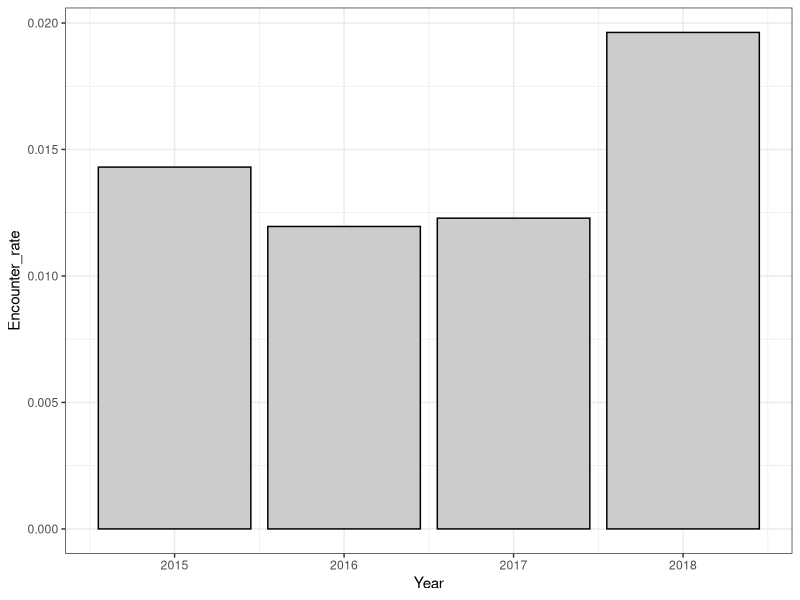
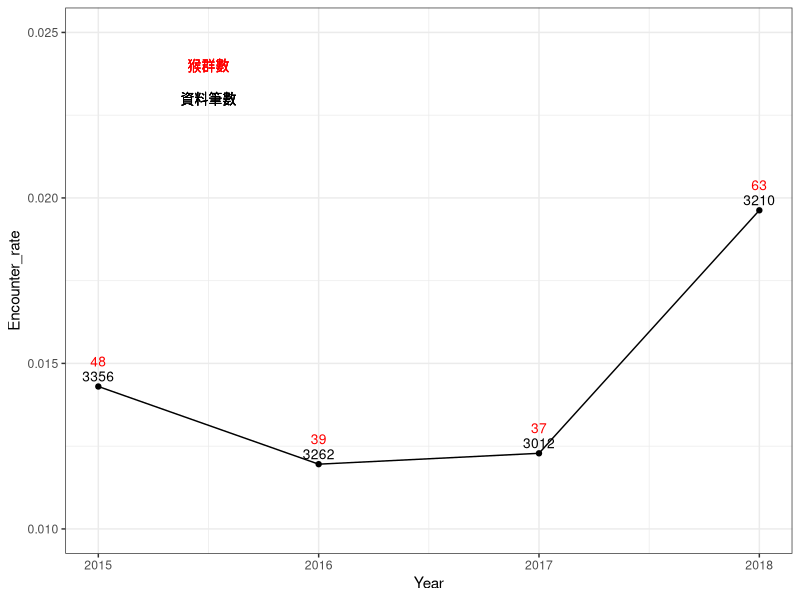
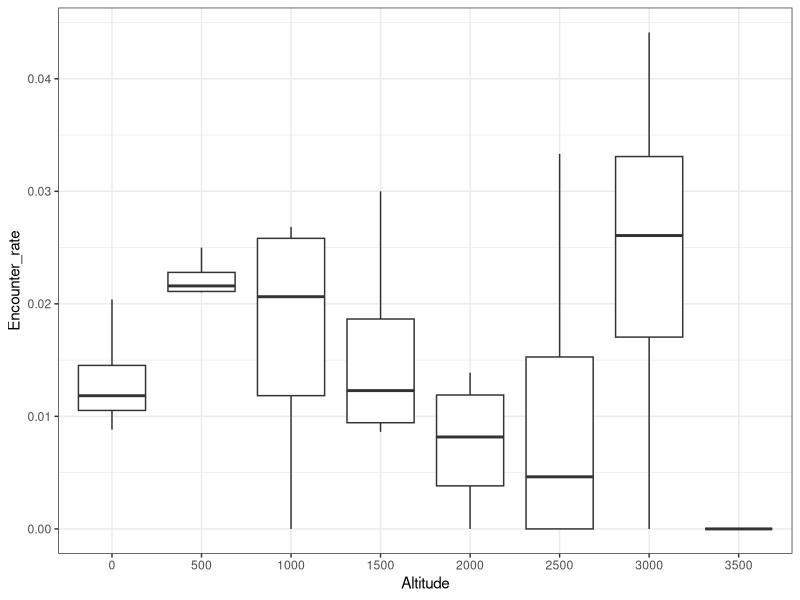
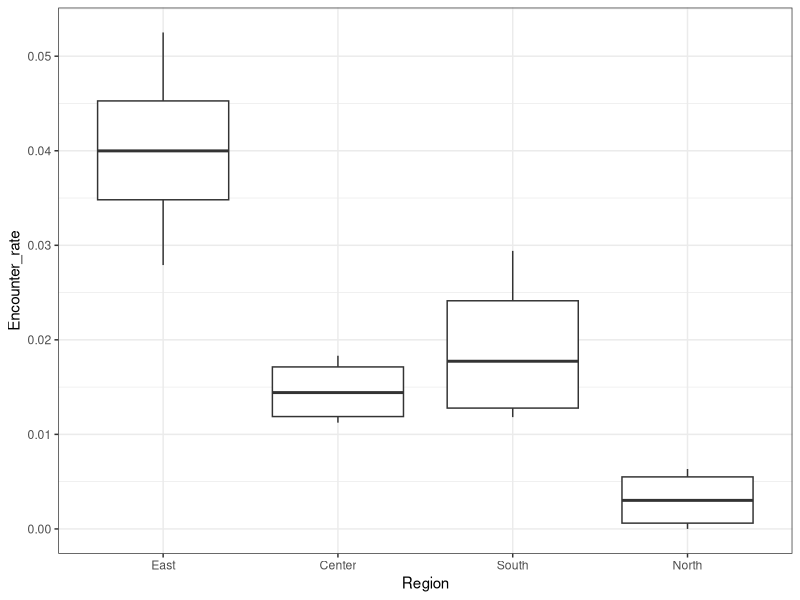
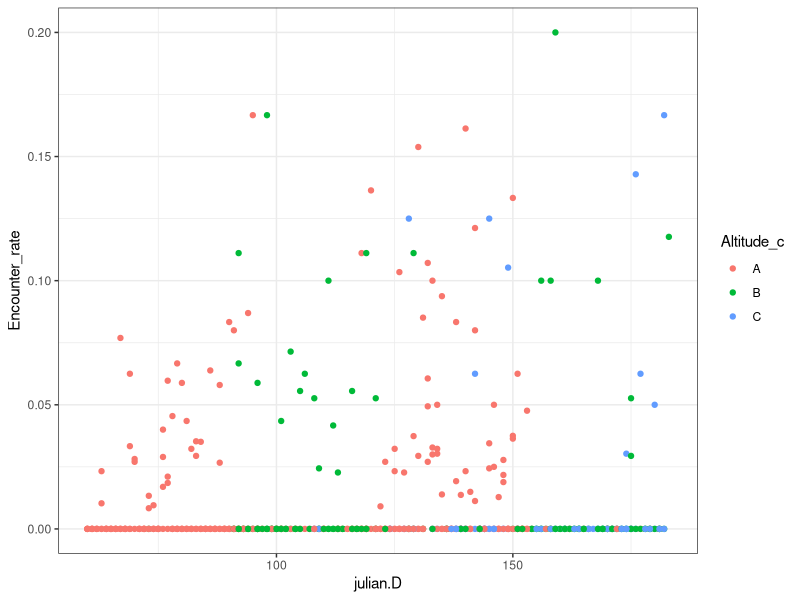
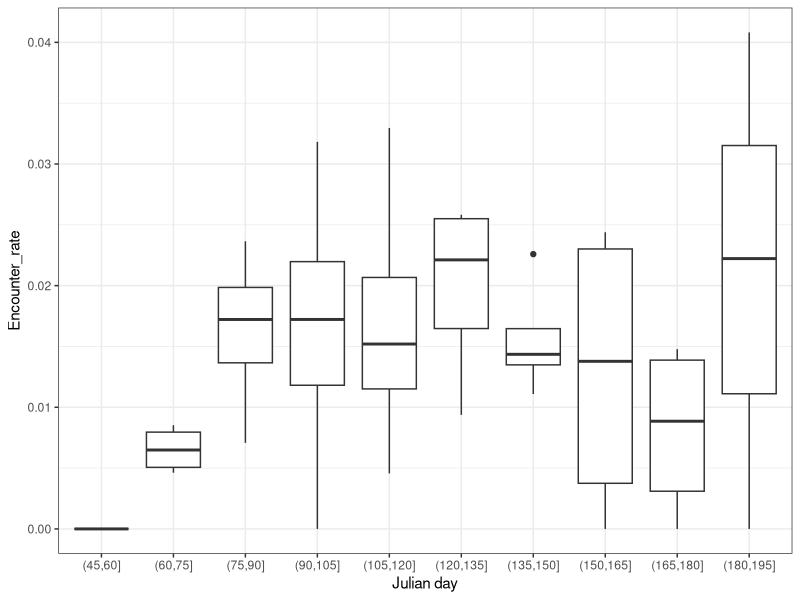
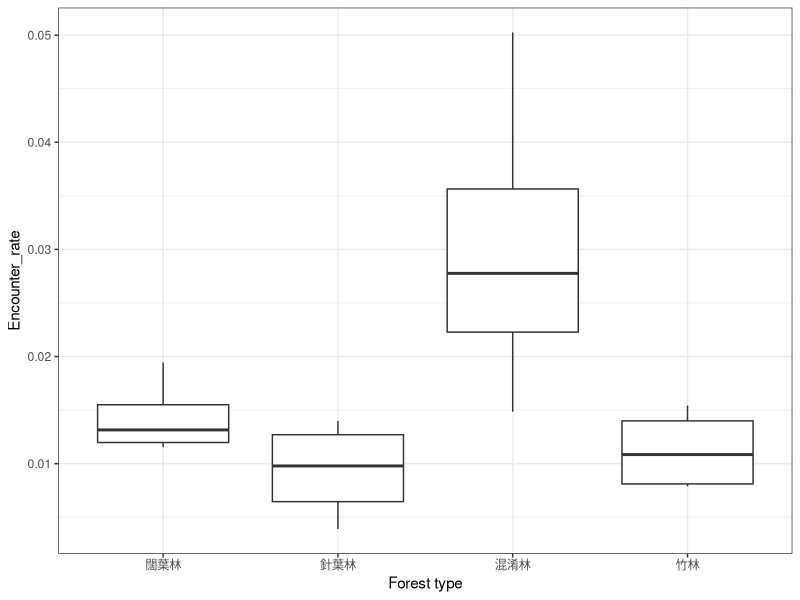
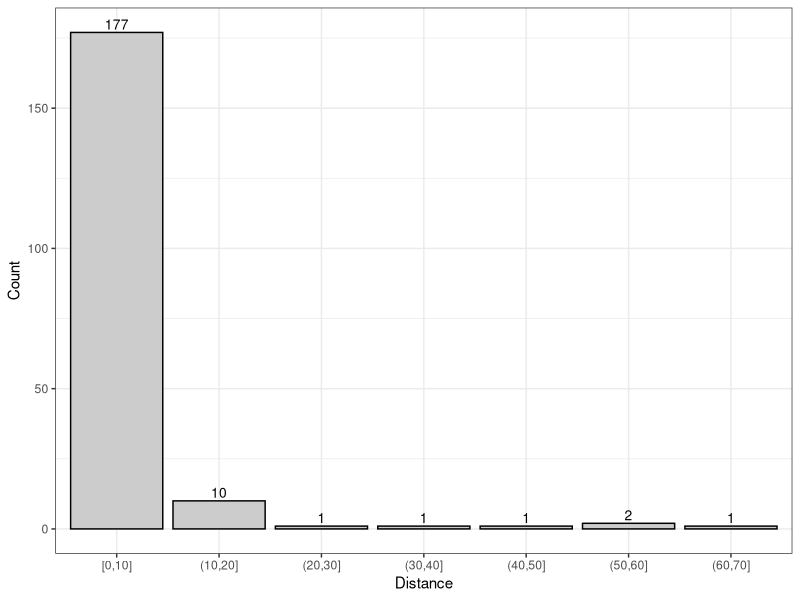

These figures' R source, in order:
#---- load library

library(data.table)
library(magrittr)
library(readxl)
library(tidyr)
library(purrr)
library(dplyr)
library(writexl)
library(ggplot2)
library(lattice)
#library(reshape2)

#Original data---- 

M.data <- read_excel("./data/clean/for analysis.xlsx",
                     sheet=1) %>% setDT %>% 
  .[, DATE := as.IDate(paste(Year, Month, Day, sep = "/"))] %>% 
  .[TypeName %like% "混", TypeName.n := "混淆林"] %>% 
  .[TypeName %like% "竹林", TypeName.n := "竹林"] %>% 
  .[TypeName %like% "闊葉", TypeName.n := "闊葉林"] %>% 
  .[TypeName %like% "針葉", TypeName.n := "針葉林"] %>% 
  .[, TypeName.1 := ifelse(Distance>20, "非森林", TypeName.n)] %>% 
  .[, TypeName.1 := ordered(TypeName.1,c("闊葉林", "針葉林","混淆林","竹林","非森林"))] %>% 
  .[, County := ordered(County,
                        c("宜蘭縣","基隆市","台北市","臺北市",
                          "新北市","台北縣","臺北縣",
                          "桃園縣","桃園市","新竹市",
                          "新竹縣","苗栗縣",
                          "台中市","臺中市","台中縣","臺中縣",
                          "彰化縣","南投縣","南投市",
                          "雲林縣","嘉義縣","嘉義市",
                          "台南市","臺南市","台南縣","臺南縣",
                          "高雄縣","高雄市",
                          "屏東縣", "花蓮縣",
                          "台東縣","臺東縣"))] %>% 
  
  .[County %in% list("宜蘭縣","基隆市","台北市","臺北市",
                     "新北市","台北縣","臺北縣",
                     "桃園縣","桃園市","新竹市",
                     "新竹縣","苗栗縣"), Region := "North"] %>%
  .[County %in% list("台中市","臺中市",
                     "台中縣","臺中縣",
                     "彰化縣","南投縣","南投市",
                     "雲林縣","嘉義縣","嘉義市"), Region := "Center"] %>%
  .[County %in% list("台南市","臺南市",
                     "台南縣","臺南縣",
                     "高雄縣","高雄市",
                     "屏東縣"), Region := "South"]%>%
  .[County %in% list("花蓮縣",
                     "台東縣","臺東縣"), Region := "East"] %>% 
  .[, julian.D := yday(DATE)] %>% 
  .[, Altitude_c := substr(Site_N,1,1)] %>% setDT 



M.data$Year %<>% as.numeric
M.data$Survey %<>% as.numeric
M.data$Point %<>% as.numeric
M.data$Macaca_sur %<>% as.numeric
M.data$Month %<>% as.numeric
M.data$Day %<>% as.numeric
M.data$Distance %<>% as.numeric


M.data %>%.[Macaca_sur %in%1,] %>% .[, .N]
#-----------------------------------

M.data %>% 
  .[Macaca_sur %in%1,] %>% 
  .[,.(ll=length(Macaca_sur),
       mm=length(unique(Site_N)),
       kk=length(unique(paste0(Site_N,"-",Point)))), by = list(Year,  County)]%>%
  dcast(.,County ~ Year , value.var = c( "ll","mm","kk"))



M.data %>% 
  .[Macaca_sur %in% 0 & !is.na(Macaca_dist),] %>% 
  .[,.(ll=length(Macaca_sur),
       mm=length(unique(Site_N)),
       kk=length(unique(paste0(Site_N,"-",Point)))), by = list(Year,  County)]%>%
  dcast(.,County ~ Year , value.var = c( "ll","mm","kk"))





M.data %>% 
  .[,.(ll=length(Macaca_sur), M = sum(Macaca_sur,na.rm=T)), by = list(Year, Survey, TypeName.1)]%>%
  dcast(.,Year + Survey ~ TypeName.1, value.var = c("ll", "M"))


#------------------------------------------
M.data %>% setDT %>% 
  .[Year < 2019,] %>% 
  .[!(TypeName.1 %in% "非森林"),] %>% 
  .[is.na(Macaca_sur), Macaca_sur := 0] %>% 
  .[, .(V1 = sum(Macaca_sur),.N), by= list(Year)] %>% 
  .[, Encounter_rate := V1/N] %>% 
  
  ggplot(., aes( Year, Encounter_rate)) +
  geom_bar(stat="identity", colour = "black", fill=gray(0.8)) +
  theme_bw() + 
  xlab("Year")

M.data %>% 
  .[Year < 2019,] %>% 
  .[!(TypeName.1 %in% "非森林"),] %>% 
  .[is.na(Macaca_sur), Macaca_sur := 0] %>%
  .[, .(V1 = sum(Macaca_sur),.N), by= list(Year)] %>% 
  .[, Encounter_rate := V1/N] %>% 
  
  ggplot(., aes( Year, Encounter_rate)) +
  geom_text(aes(label=V1), vjust=-2, color="red", size=3.5)+
  geom_text(aes(label=N), vjust=-0.5, color="black", size=3.5)+
  geom_text(aes(x=2015.5, y=0.024,label="猴群數"),  color="red", size=3.5)+
  geom_text(aes(x=2015.5, y=0.023,label="資料筆數"),  color="black", size=3.5)+
  geom_point()+geom_line() +
  ylim(0.010,0.025)+
  theme_bw() + 
  xlab("Year")




  

M.data %>% 
  .[Year < 2019,] %>% 
  #.[!(TypeName.1 %in% "非森林"),] %>% 
  .[is.na(Macaca_sur), Macaca_sur := 0] %>% 
  .[Macaca_sur %in% 1, .N, list(TypeName.1, Macaca_dist)] %>% 
  dcast(., TypeName.1~Macaca_dist, value.var = "N")


M.data %>% 
  .[Year < 2019,] %>% 
  .[!(TypeName.1 %in% "非森林"),] %>% 
  .[is.na(Macaca_sur), Macaca_sur := 0] %>% 
  .[, Altitude_f := cut(Altitude,
                        breaks = c(seq(0,4000,500)),
                        labels = c(seq(0,3500,500)),
                        include.lowest = T)] %>% 
  .[, .(V1 = sum(Macaca_sur),.N), by= list(Year, Altitude_f)] %>% 
  .[, Encounter_rate := V1/N] %>% 

ggplot(., aes( Altitude_f, Encounter_rate)) + geom_boxplot() + theme_bw() + 
  xlab("Altitude")


M.data %>% 
  .[Year < 2019,] %>% 
  .[!(TypeName.1 %in% "非森林"),] %>% 
  .[is.na(Macaca_sur), Macaca_sur := 0] %>% 
  .[, Region := ordered(Region, c("East", "Center", "South", "North"))] %>% 
  .[, .(V1 = sum(Macaca_sur),.N), by= list(Year, Region)] %>% 
  .[, Encounter_rate := V1/N] %>% 

ggplot(., aes( Region, Encounter_rate))+geom_boxplot() + theme_bw()

M.data %>% 
  .[Year < 2019,] %>% 
  .[!(TypeName.1 %in% "非森林"),] %>% 
  .[is.na(Macaca_sur), Macaca_sur := 0] %>% 
  .[, .(V1 = sum(Macaca_sur),.N), by= list(Year, julian.D, Altitude_c )] %>% 
  .[, Encounter_rate := V1/N] %>% 

ggplot(., aes(julian.D, Encounter_rate, colour = Altitude_c))+
  geom_point() + theme_bw()


M.data %>% 
  .[Year < 2019,] %>% 
  .[!(TypeName.1 %in% "非森林"),] %>% 
  .[is.na(Macaca_sur), Macaca_sur := 0] %>%
  .[, julian.D_f := cut(julian.D,
                        breaks = c(seq(0,210,15)),
                        include.lowest = T)] %>% 
  .[, .(V1 = sum(Macaca_sur),.N), by= list(Year, julian.D_f)] %>% 
  .[, Encounter_rate := V1/N]  %>% 

ggplot(., aes(julian.D_f, Encounter_rate))+
  geom_boxplot() + theme_bw() + 
  xlab("Julian day")





M.data %>% 
  .[Year < 2019,] %>% 
  .[!(TypeName.1 %in% "非森林"),] %>% 
  .[is.na(Macaca_sur), Macaca_sur := 0] %>% 
  .[, TypeName.1:= ordered(TypeName.1, c("闊葉林", "針葉林", "混淆林", "竹林"))] %>% 
  .[, .(V1 = sum(Macaca_sur),.N), by= list(Year, TypeName.1)]  %>% 
  .[, Encounter_rate := V1/N] %>% 
  
  ggplot(., aes( TypeName.1, Encounter_rate))+geom_boxplot() + theme_bw()+ 
  xlab("Forest type")



M.data %>%setDT %>% 
  .[Year < 2019,] %>% 
  .[Macaca_sur %in% 1,DD := cut(Distance, breaks = seq(0,100,10),
                                ordered_result = T,
                                include.lowest = T)] %>% 
  .[Macaca_sur %in% 1,.(D2 = .N), by = list(DD)] %>% 
  ggplot(., aes(x=DD, y=D2)) +
  geom_bar(stat="identity", colour = "black", fill=gray(0.8))+
  geom_text(aes(label=D2), vjust=-0.3, color="black", size=3.5)+
  theme_bw()+
  xlab("Distance")+
  ylab("Count")

  

